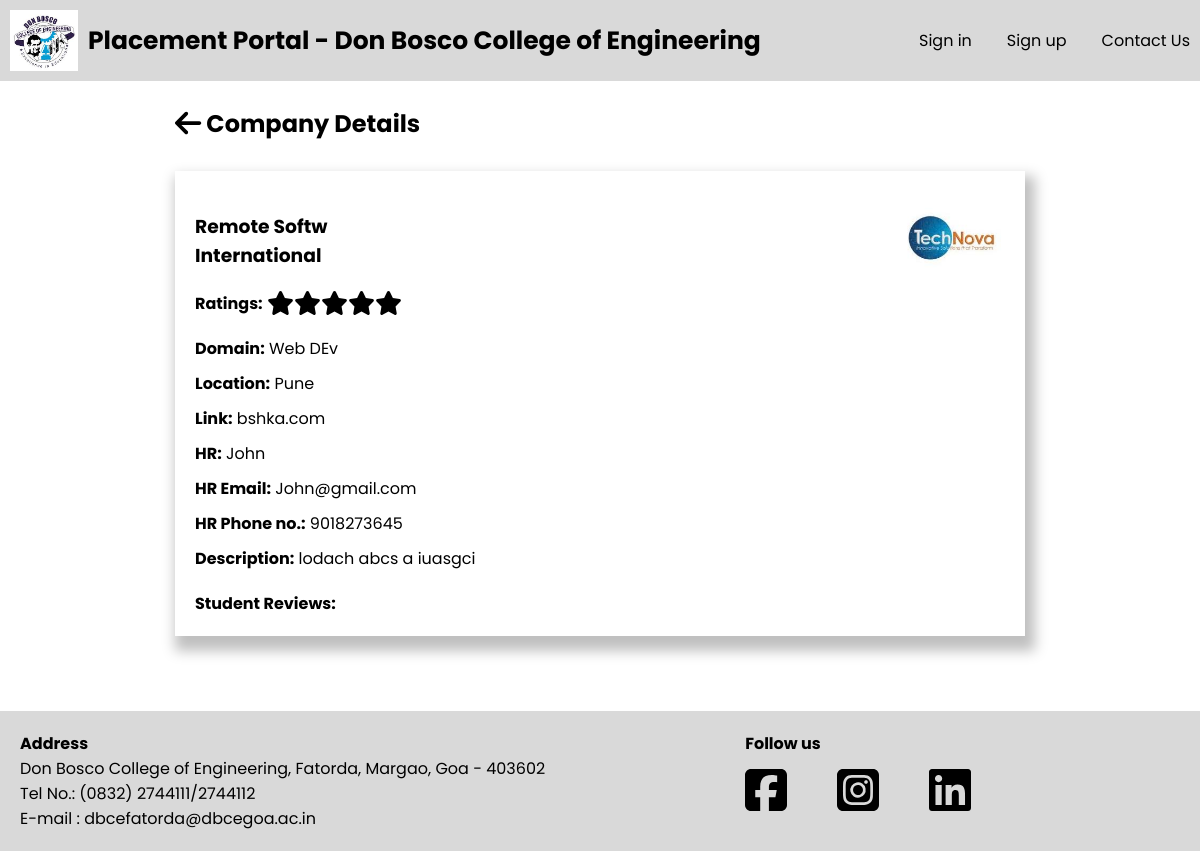
The app's page /Companies/company-details.php?id=4 with its own data.
### tables this page shows
CREATE TABLE `company` (
  `C_id` int(11) NOT NULL,
  `C_Name` varchar(255) NOT NULL,
  `C_Logo` varchar(255) DEFAULT NULL,
  `C_Domain` varchar(255) DEFAULT NULL,
  `C_Scope` varchar(255) DEFAULT NULL,
  `C_Description` text DEFAULT NULL,
  `C_Location` varchar(255) DEFAULT NULL,
  `C_Website` varchar(255) DEFAULT NULL,
  `C_HR_name` varchar(255) DEFAULT NULL,
  `C_HR_email` varchar(255) DEFAULT NULL,
  `C_HR_phone` varchar(20) DEFAULT NULL,
  `C_Date_of_Reg` date DEFAULT current_timestamp(),
  `C_PC_Email` varchar(255) DEFAULT NULL
);

### Companies/company-details.php (the view, shortened to what this page needs)
<?php
    global $conn;
    if (isset($_GET["id"])) {
            $fetchCompanyQuery = "SELECT * FROM company WHERE C_id = ?";
            $fetchCompany = $conn->prepare($fetchCompanyQuery);
            $fetchCompany->bind_param("s", $_GET["id"]);
            $fetchCompany->execute();
            $result = $fetchCompany->get_result();
            if ($result->num_rows > 0) {
                $companyInfo = $result->fetch_assoc();
                $companyName = htmlspecialchars($companyInfo['C_Name']);
                $companyLocation = htmlspecialchars($companyInfo['C_Location']);
                $companyLink = htmlspecialchars($companyInfo['C_Website']);
                $hrName = htmlspecialchars($companyInfo['C_HR_name']);
                $hrEmail = htmlspecialchars($companyInfo['C_HR_email']);
                $hrPhone = htmlspecialchars($companyInfo['C_HR_phone']);
                $companyDescription = htmlspecialchars($companyInfo['C_Description']);
                $companyImage = htmlspecialchars($companyInfo['C_Logo']);
                $companyDomain = htmlspecialchars($companyInfo['C_Domain']);
                $companyScope = htmlspecialchars($companyInfo['C_Scope']);
            } else {
            }
    }
?>
<!DOCTYPE html>
<html lang="en">
<head>
    <?php include './head.php' ?>
    <link rel="stylesheet" href="./css/company-details.css">
</head>
<body>
    <div id="wrapper">
        <?php include './header.php' ?>
        <div class="container">
            <div class="main-container">
                <h2 class="main-container-heading"><a href="./companies.php"><i class="fa-solid fa-arrow-left fa-lg" style="color: #000000;"></i></a>
                    Company Details</h2>
                <div class="sections">
                    <div class="company-container">
                        <?php
                            echo '<h3>'.  $companyName .'<br>
                            <p>'.$companyScope.'</p>
                         </h3>';
                            echo '<img src="../Data/Companies/Company_Logo/'. $companyImage . '" alt="' . $companyName . '">';
                        ?>
                    </div>
                    <p class="">
                        <strong>Ratings:</strong>
                        <span class="rating-container">
                            <?php
                                $i = 0;
                                while ($i < 5) {
                                    echo '<span class="fa fa-star fa-xl"></span>';
                                    $i++;
                                }
                            ?>
                        </span></p>
                    <div class="more-details">
                        <?php
                            echo "<p><strong>Domain:</strong> ".$companyDomain."</p>
                        <p><strong>Location:</strong> ".$companyLocation."</p>
                        <p><strong>Link:</strong> ".$companyLink."</p>
                        <p><strong>HR:</strong> ".$hrName."</p>
                        <p><strong>HR Email:</strong> ".$hrEmail."</p>
                        <p><strong>HR Phone no.:</strong> ".$hrPhone."</p>
                        <p><strong>Description:</strong> ".$companyDescription."</p>"
                        ?>
                    </div>
                    <div class="students-reviews-container">
                        <p><strong>Student Reviews:</strong></p>
                    </div>
                </div>
            </div>
        </div>
        <?php include './footer.php' ?>
    </div>
</body>
</html>

### Companies/css/footer.css (style rules this page uses)
a { all: unset; }

### root.css (style rules this page uses)
*,*::after,*::before { padding: 0; margin: 0; box-sizing: border-box; font-family: "Poppins", sans-serif; }
:root { --primary-blue : #0C07E4; --primary-grey : #d9d9d9; --primary-white : white; --primary-red : #FB1616; --secondary-grey : #969696; }

### Companies/css/company-details.css (style rules this page uses)
*,*::after,*::before { padding: 0; margin: 0; box-sizing: border-box; font-family: "Poppins", sans-serif; }
:root { --primary-blue : #0C07E4; --primary-grey : #d9d9d9; --primary-white : white; }
#wrapper { position: relative; }
.container { width: 100%; display:flex ; }
.main-container { width: 75%; padding: 25px; margin: 0 auto; }
.main-container-heading > a { cursor: pointer; }
.sections { position: relative; margin-top: 30px; box-shadow: 5px 10px 12.3px 5px rgba(0, 0, 0, .25); padding: 20px; margin-bottom: 50px; }
.company-container > img { height: 100px; }
.company-container { display: flex; justify-content: space-between; align-items: center; }
.more-details > p { margin-bottom: 10px; }
.more-details { margin-block: 20px; }

### records on screen
company: C_Name "Remote Softw", C_Scope "International", C_Logo (picture), C_Domain "Web DEv", C_Location "Pune", C_Website "bshka.com", C_HR_name "John", C_HR_email "John@gmail.com", C_HR_phone "9018273645", C_Description "lodach abcs a iuasgci"
